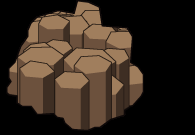
#> input picture cartoon/mod/graphics/overrides/base/decorative/big-rock/big-rock-02.png, 195 x 135 px, found by its file name; its folder holds only this picture in this run
$ python rocks.py
#> lines starting #> are read from the running program, lines starting #| are printed output that depends on the picture; after the words box and inside, x2 and y2 are one past the last pixel; in counts of white or black regions, pixels touching at a corner belong together
### cartoon/terrain/decoratives.py
"""Décorations de Nauvis (touffes d'herbe, buissons, rameaux...) redessinées en aplats.

Usage : python cartoon/terrain/decoratives.py <dossier_sortie> [famille[,famille...]|toutes] [--contour noir|teinte]
                                             [--garde PART] [--taches OPACITÉ]

Chaque fichier garde la taille et le cadrage de l'original. On lit le sprite d'origine pour savoir *où* dessiner :
son canal alpha, privé de l'ombre intégrée (pixels presque noirs), est découpé en amas ; chaque amas devient un
élément cartoon de la famille (brins, rameaux, feuilles en épée, boule de feuillage), de même emprise, posé au même
endroit. L'ombre est redessinée à plat : la silhouette de l'élément, aplatie au sol et portée vers la droite
(soleil en haut à gauche, comme les bâtiments).
Écrit base/decorative/<famille>/<fichier>.png.
"""
import math, os, sys, zlib
import cv2
import numpy as np

FACTORIO_DATA = os.environ.get("FACTORIO_DIR", "/mnt/c/Program Files (x86)/Steam/steamapps/common/Factorio") + "/data"
SS = 4                                     # dessin à 4x puis réduction
OUTLINE_BGR = (8, 8, 13)                   # noir chaud (style.OUTLINE_COLOR, en sRGB)
OUTLINE_PX = 1.2                           # épaisseur du contour dans le fichier (px), comme les icônes
SHADOW_ALPHA = 0.42
DECAL_ALPHA = 0.6                          # opacité des taches au sol : le sol transparaît [VALIDÉ]
KEEP = 0.2                                 # part des emplacements gardés dans les familles pavées (touffes) :
                                           # l'original en couvre la carte ; en aplats, une sur cinq suffit [VALIDÉ]
SHADOW_SHEAR = 0.55                        # décalage de l'ombre vers la droite, par px de hauteur
SHADOW_FLAT = 0.35                         # écrasement vertical de l'ombre


def hx(s):
    s = s.lstrip("#")
    return tuple(int(s[i:i + 2], 16) for i in (4, 2, 0))        # BGR


# teintes : (ombre, base, lumière) ; un peu plus claires et plus saturées que les sols, pour se détacher
GREEN = ("#46682a", "#69913a", "#8fb24f")
YELLOW_GREEN = ("#5f6c2a", "#86933a", "#aab452")
BROWN = ("#644a2c", "#8a6a40", "#ad8a58")
RED = ("#6e3226", "#9a4434", "#c0644a")
WHITE = ("#8a8572", "#bdb69d", "#ddd6bd")
RUST = ("#5c2f1f", "#84452b", "#a9643f")          # buisson roux
DRY_PINK = ("#7a5a4c", "#a5806a", "#c8a68c")      # buisson sec rosé
PALE = ("#8c8074", "#c4b5a6", "#e6dacb")          # buisson blanc du désert
STRAW = ("#8f6a38", "#c0924f", "#e0b876")         # paille
TRUNK = ("#5e3d1f", "#86592e", "#ad7d45")         # tronc des petits palmiers
DRY_FROND = ("#7a4a22", "#a8682f", "#cf8a45")     # palmes sèches, orangées
ROCK = ("#6b5d4c", "#8f7d66", "#b3a084")
SAND_ROCK = ("#9a7c52", "#bf9c68", "#dcbd88")
STUMP = ("#55391f", "#7a5332", "#a7784c")

# taille d'un élément (px du fichier, 64 px par case) : un amas plus grand est pavé de plusieurs éléments ;
# None = un seul élément par amas, à sa taille
UNIT = {"clump": None, "palm": None, "straw": None, "tuft": 24, "bush": None, "rock": None, "stump": None, "decal": None, "blade": None, "twig": None, "puff": None, "leaf": None}

# présence minimale du corps de l'original dans une case pour y poser un élément (familles clairsemées : plus haut)
DENSITY = {"green-carpet-grass": 0.4, "brown-carpet-grass": 0.4}

# famille : (type d'élément, teintes)
FAMILIES = {
    "green-hairy-grass": ("tuft", GREEN),
    "green-carpet-grass": ("tuft", GREEN),
    "green-small-grass": ("tuft", YELLOW_GREEN),
    "brown-hairy-grass": ("tuft", BROWN),
    "brown-carpet-grass": ("tuft", BROWN),
    "green-asterisk": ("twig", GREEN),
    "green-asterisk-mini": ("twig", GREEN),
    "brown-asterisk": ("twig", BROWN),
    "brown-asterisk-mini": ("twig", BROWN),
    "red-asterisk": ("twig", RED),
    "green-pita": ("blade", GREEN),
    "green-pita-mini": ("blade", GREEN),
    "red-pita": ("blade", RED),
    "brown-fluff": ("clump", RUST),
    "brown-fluff-dry": ("clump", DRY_PINK),
    "green-bush-mini": ("puff", GREEN),
    "garballo": ("palm", GREEN),
    "garballo-mini-dry": ("palm", DRY_FROND),
    "green-croton": ("leaf", GREEN),
    "red-croton": ("leaf", RED),
    "green-desert-bush": ("bush", YELLOW_GREEN),
    "red-desert-bush": ("straw", STRAW),
    "white-desert-bush": ("clump", PALE),
    # cailloux et souche : la silhouette de l'original, taillée en facettes
    "small-rock": ("rock", ROCK),
    "tiny-rock": ("rock", ROCK),
    "medium-rock": ("rock", ROCK),
    "medium-sand-rock": ("rock", SAND_ROCK),
    "muddy-stump": ("stump", STUMP),
    # taches au sol : la forme de l'original en aplat (teinte moyenne de l'original), bord plus sombre
    "light-mud-decal": ("decal", None),
    "dark-mud-decal": ("decal", None),
    "cracked-mud-decal": ("decal", None),
    "red-desert-decal": ("decal", None),
    "sand-decal": ("decal", None),
    "sand-dune-decal": ("decal", None),
    "lichen-decal": ("decal", None),
    "shroom-decal": ("decal", None),
    "worms-decal": ("decal", None),
}
FOLDER = {"medium-sand-rock": "sand-rock"}          # famille dont les fichiers sont rangés ailleurs


class Rng:
    def __init__(self, seed):
        self.s = (seed * 2654435761 + 12345) & 0xFFFFFFFF

    def u(self, a=0.0, b=1.0):
        self.s = (self.s * 1664525 + 1013904223) & 0xFFFFFFFF
        return a + (b - a) * (self.s >> 8) / float(1 << 24)


# --- lecture de l'original --------------------------------------------------------------------------------------

def body_mask(im):
    """Corps de la plante : pixels assez opaques et pas presque noirs (l'ombre intégrée est noire, peu opaque)."""
    return ((im[:, :, 3] > 60) & (im[:, :, :3].max(2) >= 35)).astype(np.uint8)


# [219 lines left out: functions clusters, spots, blade_poly, draw_tuft, draw_blade, draw_twig and 8 more, not called in this run]


DRAW = {"straw": draw_straw, "palm": draw_palm, "stump": draw_stump, "rock": draw_rock, "tuft": draw_tuft, "bush": draw_bush, "blade": draw_blade, "twig": draw_twig, "puff": draw_puff, "leaf": draw_leaf}


# --- composition ------------------------------------------------------------------------------------------------

# [170 lines left out: functions render, paint_lobes, outlined, render_clump, render_decal, not called in this run]


def folder_of(family):
    return os.path.join("base/graphics/decorative", FOLDER.get(family, family))


def files_of(family):
    d = os.path.join(FACTORIO_DATA, folder_of(family))
    return sorted(f for f in os.listdir(d) if f.endswith(".png") and f.startswith(family))


# [13 lines left out: function build_family, not called in this run]


# [14 lines that do not run on import are left out]

### cartoon/terrain/rocks.py
"""Gros rochers de Nauvis (entités `simple-entity`) en blocs à facettes, et poissons.

Usage : python cartoon/terrain/rocks.py <dossier_sortie> [famille[,famille...]|toutes]
        famille = big-rock, huge-rock, big-sand-rock, fish

Comme les buissons et les arbres, on lit l'image d'origine pour savoir *où* dessiner :
- silhouette : le corps de l'original (alpha > 200 : son ombre intégrée est moins opaque), en pans droits ;
- blocs : des prismes posés sur la silhouette, de l'arrière vers l'avant (colonnes hexagonales hautes pour les
  rochers bruns, comme les colonnes de l'original ; gros blocs à 8 pans, bas, pour le grès du désert) ; dessus
  clair, faces gauche et avant moyennes, face droite sombre ; trait fin entre les blocs, contour noir chaud sur
  la silhouette ; leur sommet ne dépasse pas le haut de la silhouette d'origine ;
- ombre : celle de l'original, en aplat noir semi-transparent.
Essayés et écartés : facettes de Voronoï ou zones de lumière de l'original tirées en trois tons (taches de
camouflage, aucun volume de rocher).
Poissons : l'original est une ombre floue sous l'eau ; on y met une silhouette de poisson nette, même teinte et
même opacité, sans contour.
Les fichiers gardent la taille et le cadrage de l'original. Écrit base/decorative/<dossier>/ et base/entity/fish/.
"""
import os
import sys
import zlib

import cv2
import numpy as np

sys.path.insert(0, os.path.dirname(__file__))
from decoratives import FACTORIO_DATA, OUTLINE_BGR, OUTLINE_PX, SHADOW_ALPHA, SS, Rng, hx  # noqa: E402

ROCK = ("#3e2e23", "#6c513d", "#a07e5d")            # gros rochers : brun-roux de l'original, éclairci
SAND = ("#4d4430", "#7a6b44", "#a6955f")            # grès du désert

# famille : (dossier, tons, demi-largeur d'un bloc en part de la taille du rocher, hauteur des blocs, pans)
FAMILIES = {
    "big-rock": ("big-rock", ROCK, 0.16, 1.8, 6),
    "huge-rock": ("huge-rock", ROCK, 0.14, 2.2, 6),
    "big-sand-rock": ("sand-rock", SAND, 0.3, 1.0, 8),
}
LINE_PX = 0.55                                      # trait entre les blocs (px du fichier)


def silhouette(orig):
    """Masque du rocher (sans ombre), trous bouchés, à SS fois la taille, bord en pans droits."""
    body = (orig[:, :, 3] > 200).astype(np.uint8)
    body = cv2.morphologyEx(body, cv2.MORPH_CLOSE, np.ones((3, 3), np.uint8))
    body = cv2.morphologyEx(body, cv2.MORPH_OPEN, np.ones((2, 2), np.uint8))
    h, w = body.shape
    cs, _ = cv2.findContours(body, cv2.RETR_EXTERNAL, cv2.CHAIN_APPROX_NONE)
    m = np.zeros((h * SS, w * SS), np.uint8)
    for c in cs:
        if cv2.contourArea(c) < 12:
            continue
        p = cv2.approxPolyDP(c, 1.2, True).astype(np.float32) * SS + SS / 2
        cv2.fillPoly(m, [np.round(p).astype(np.int32)], 1)
    return m


def blocks(m, size, height, sides, rng):
    """Blocs prismatiques posés sur la silhouette `m`, de l'arrière vers l'avant. Renvoie (ton, trait) : ton par
    pixel (-1 hors des blocs, 0 sombre, 1 moyen, 2 clair) et masque du trait qui entoure chaque bloc."""
    h, w = m.shape
    ys, xs = np.nonzero(m)
    x0, x1, y0, y1 = xs.min(), xs.max(), ys.min(), ys.max()
    r = max(x1 - x0, y1 - y0) * size
    top_of = np.full(w, h, np.int32)                     # haut de la silhouette, par colonne
    any_col = m.any(0)
    top_of[any_col] = m[:, any_col].argmax(0)
    tone = np.full((h, w), -1, np.int32)
    line = np.zeros((h, w), np.uint8)
    lw = max(1, int(round(LINE_PX * SS)))
    step = r * 1.15
    bases = []                                           # pieds des blocs : quinconce dans la silhouette
    y, row = y0 + r * 0.6, 0
    while y < y1:
        x = x0 + (step / 2 if row % 2 else 0) + rng.u(-0.2, 0.2) * step
        while x < x1:
            cx, cy = x + rng.u(-0.2, 0.2) * step, y + rng.u(-0.15, 0.15) * step
            if 0 <= int(cy) < h and 0 <= int(cx) < w and m[int(cy), int(cx)]:
                bases.append((cx, cy))
            x += step
        y += step * 0.5
        row += 1
    for cx, cy in sorted(bases, key=lambda b: b[1]):
        rx = r * rng.u(0.7, 1.3)
        ry = rx * 0.5
        ytop = max(cy - r * height * rng.u(0.5, 1.6), top_of[int(np.clip(cx, 0, w - 1))] + ry)
        ytop = min(ytop, cy - ry * 0.3)
        ang = np.arange(sides) * 2 * np.pi / sides + rng.u(-0.25, 0.25)
        k = np.array([rng.u(0.85, 1.1) for _ in ang])
        top = np.stack([cx + np.cos(ang) * rx * k, ytop + np.sin(ang) * ry * k], 1)
        d = np.array([0, cy + ry - ytop])
        faces = []
        for i in range(sides):                           # faces latérales tournées vers l'avant
            a, b = top[i], top[(i + 1) % sides]
            mid = ang[i] + np.pi / sides
            if np.sin(mid) > 0:
                faces.append((np.array([b, a, a + d, b + d]), 0 if np.cos(mid) > 0.35 else 1))
        faces.append((top, 2))
        full = np.zeros((h, w), np.uint8)
        for poly, _ in faces:
            cv2.fillPoly(full, [np.round(poly).astype(np.int32)], 1)
        line[full > 0] = 0                               # le bloc cache les traits de ceux de derrière
        tone[full > 0] = 1
        for poly, t in faces:
            mk = np.zeros((h, w), np.uint8)
            cv2.fillPoly(mk, [np.round(poly).astype(np.int32)], 1)
            tone[mk > 0] = t
        cs, _ = cv2.findContours(full, cv2.RETR_EXTERNAL, cv2.CHAIN_APPROX_NONE)
        cv2.drawContours(line, cs, -1, 1, lw)
    return tone, line


def render(orig, tones, size, height, sides, seed):
    h, w = orig.shape[:2]
    sil = silhouette(orig)
    if sil.sum() == 0:
        return np.zeros_like(orig)
    tone, line = blocks(sil, size, height, sides, Rng(seed))
    inside = (tone >= 0) & (cv2.dilate(sil, np.ones((2 * SS + 1, 2 * SS + 1), np.uint8)) > 0)
    cols = [hx(t) for t in tones]
    color = np.zeros((h * SS, w * SS, 3), np.float32)
    for t in range(3):
        color[tone == t] = cols[t]
    color[(line > 0) & inside] = np.array(cols[0]) * 0.55
    thick = max(1, int(round(OUTLINE_PX * SS)))
    disk = cv2.getStructuringElement(cv2.MORPH_ELLIPSE, (2 * thick + 1, 2 * thick + 1))
    out = (cv2.dilate(inside.astype(np.uint8), disk) > 0) & ~inside
    color[out] = OUTLINE_BGR
    alpha = (inside | out).astype(np.float32)
    a0 = cv2.resize(orig[:, :, 3], (w * SS, h * SS), interpolation=cv2.INTER_LINEAR)
    sh = (cv2.GaussianBlur((a0 > 40).astype(np.float32), (0, 0), SS) > 0.5) & (alpha == 0)
    rgba = np.zeros((h * SS, w * SS, 4), np.float32)
    rgba[..., :3] = color * alpha[..., None]
    rgba[..., 3] = alpha * 255
    rgba[sh, 3] = SHADOW_ALPHA * 255
    small = cv2.resize(rgba, (w, h), interpolation=cv2.INTER_AREA)
    a = np.clip(small[..., 3:4] / 255.0, 1e-6, 1)
    return np.dstack([np.clip(small[..., :3] / a, 0, 255), small[..., 3:4]]).astype(np.uint8)


# [23 lines left out: function render_fish, not called in this run]


def write(out, rel, im):
    path = os.path.join(out, rel)
    os.makedirs(os.path.dirname(path), exist_ok=True)
    cv2.imwrite(path, im)


def build(family, out):
#> called with family = 'big-rock', out = 'rocks_out'
    if family == "fish":
        for f in ("fish-1.png", "fish-2.png"):
            orig = cv2.imread(os.path.join(FACTORIO_DATA, "base/graphics/entity/fish", f), cv2.IMREAD_UNCHANGED)
            write(out, os.path.join("base/entity/fish", f), render_fish(orig))
        return
    folder, tones, size, height, sides = FAMILIES[family]
    d = os.path.join(FACTORIO_DATA, "base/graphics/decorative", folder)
    for f in sorted(f for f in os.listdir(d) if f.endswith(".png") and f.startswith(family)):
        orig = cv2.imread(os.path.join(d, f), cv2.IMREAD_UNCHANGED)
#> orig is the input picture: shape (135, 195, 4); mean B, G, R, A 30.4, 40.7, 52.9, 128.2
        write(out, os.path.join("base/decorative", folder, f),
              render(orig, tones, size, height, sides, zlib.crc32(f.encode())))
#> in silhouette, `body = (orig[:, :, 3] > 200).astype(np.uint8)`: body: shape (135, 195); values 0 (black) and 1 (white), 46.7% white; 1 white region, box (x1, y1, x2, y2) and area: (6, 0, 144, 131) 12305
#> in silhouette, `body = cv2.morphologyEx(body, cv2.MORPH_CLOSE, np.ones((3, 3), np.uint..`: body: shape (135, 195); values 0 (black) and 1 (white), 46.8% white; 1 white region, box (x1, y1, x2, y2) and area: (6, 0, 144, 131) 12310
#> in silhouette, `body = cv2.morphologyEx(body, cv2.MORPH_OPEN, np.ones((2, 2), np.uint8))`:
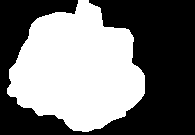
#> body: shape (135, 195); values 0 (black) and 1 (white), 46.8% white; 1 white region
#> in silhouette, `cs, _ = cv2.findContours(body, cv2.RETR_EXTERNAL, cv2.CHAIN_APPROX_NONE)`: cs = 1 contour; box (x1, y1, x2, y2) and area: (7, 0, 145, 132) 12115
#> the loop in silhouette, `for c in cs:` made 1 pass
#> after the loop in silhouette, `for c in cs:`:
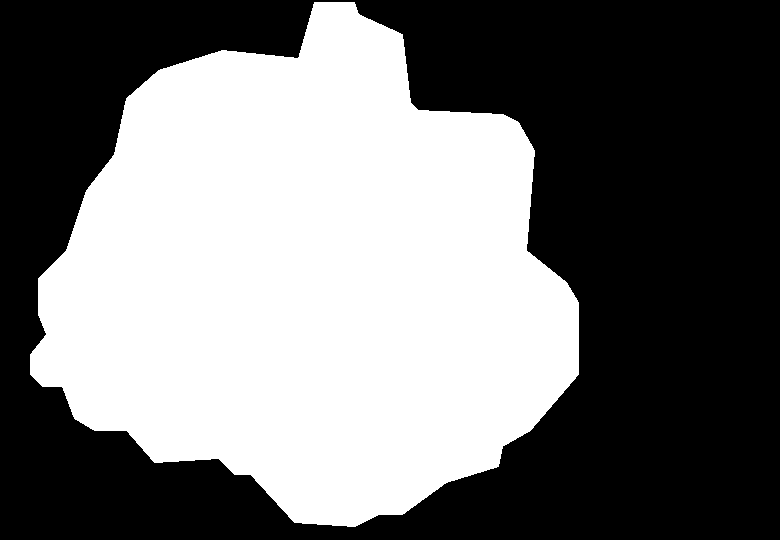
#> m: shape (540, 780); values 0 (black) and 1 (white), 46.2% white; 1 white region, box (x1, y1, x2, y2) and area: (30, 2, 579, 527) 194539
#> in blocks, `x0, x1, y0, y1 = xs.min(), xs.max(), ys.min(), ys.max()`: x0 = 30; x1 = 578; y0 = 2; y1 = 526
#> in blocks, `r = max(x1 - x0, y1 - y0) * size`: r = 87.68
#> in blocks, `top_of = np.full(w, h, np.int32)`: top_of = 780 values from 540 to 540
#> in blocks, `tone = np.full((h, w), -1, np.int32)`: tone: shape (540, 780) int32; every value is -1
#> in blocks, `line = np.zeros((h, w), np.uint8)`: line: shape (540, 780); every value is 0
#> in blocks, `step = r * 1.15`: step = 100.8
#> in blocks, `y, row = y0 + r * 0.6, 0`: y = 54.61; row = 0
#> the loop in blocks, `while y < y1:` made 10 passes
#> y on passes 1 to 10: 105, 155.4, 205.9, 256.3, 306.7, 357.1, 407.5, 457.9, 508.4, 558.8
#> after the loop in blocks, `while y < y1:`: bases = 38 pairs, first value 78.41 to 535.2, second value 66.82 to 518.1; row = 10; y = 558.8
#> the loop in blocks, `for cx, cy in sorted(bases, key=lambda b: b[1]):` made 38 passes
#> (cx, cy, rx, ry, ytop, ang, k) on passes 1 to 5: (315.6, 66.82, 80.85, 40.42, 42.42, [0.0358, 1.08, 2.13, 3.18, 4.22, 5.27], [1.05, 0.989, 1.05, 0.868, 1.1, 0.948]), (228.8, 67.35, 103.5, 51.77, 51.82, [0.163, 1.21, 2.26, 3.3, 4.35, 5.4], [0.935, 1.08, 0.874, 1.07, 0.899, 1]), (155.2, 89.91, 62.04, 31.02, 80.61, [-0.229, 0.819, 1.87, 2.91, 3.96, 5.01], [0.946, 1, 0.905, 0.855, 0.955, 0.896]), (379.1, 90.16, 97.19, 48.59, 72.59, [0.218, 1.27, 2.31, 3.36, 4.41, 5.45], [1.06, 0.95, 0.907, 0.924, 1, 0.963]), (287.9, 101.4, 93.13, 46.56, 87.43, [0.151, 1.2, 2.24, 3.29, 4.34, 5.39], [1.07, 1.03, 0.853, 0.857, 1.06, 1])
#> (cx, cy) on passes 33 to 38: (355.7, 418.2), (146.4, 443.3), (418.1, 470.2), (337, 472.8), (378.1, 502.9), (292, 518.1)
#> after the loop in blocks, `for cx, cy in sorted(bases, key=lambda b: b[1]):`: full: shape (540, 780); values 0 (black) and 1 (white), 8% white; 1 white region, box (x1, y1, x2, y2) and area: (221, 294, 363, 540) 33543
#> after the loop in blocks, `for cx, cy in sorted(bases, key=lambda b: b[1]):`:
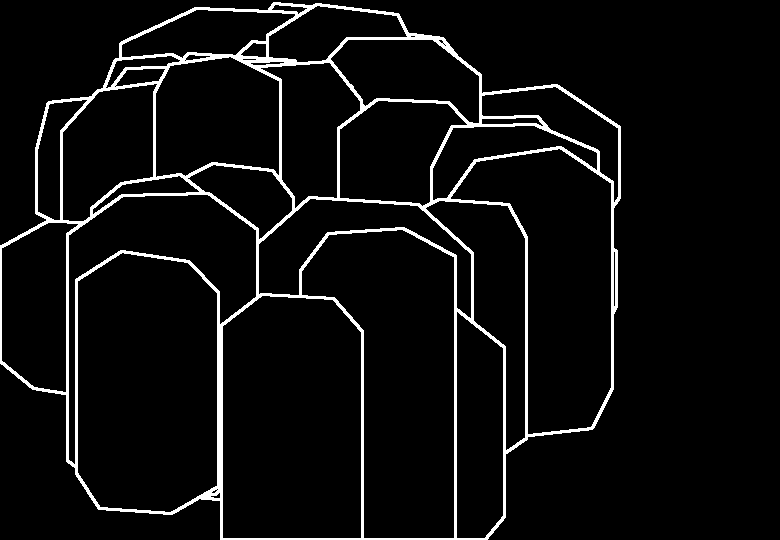
#> line: shape (540, 780); values 0 (black) and 1 (white), 5.5% white; 1 white region, box (x1, y1, x2, y2) and area: (0, 2, 621, 540) 23030
#> after the loop in blocks, `for cx, cy in sorted(bases, key=lambda b: b[1]):`: mk: shape (540, 780); values 0 (black) and 1 (white), 1.8% white; 1 white region, box (x1, y1, x2, y2) and area: (221, 294, 363, 366) 7443
#> after the loop in blocks, `for cx, cy in sorted(bases, key=lambda b: b[1]):`:
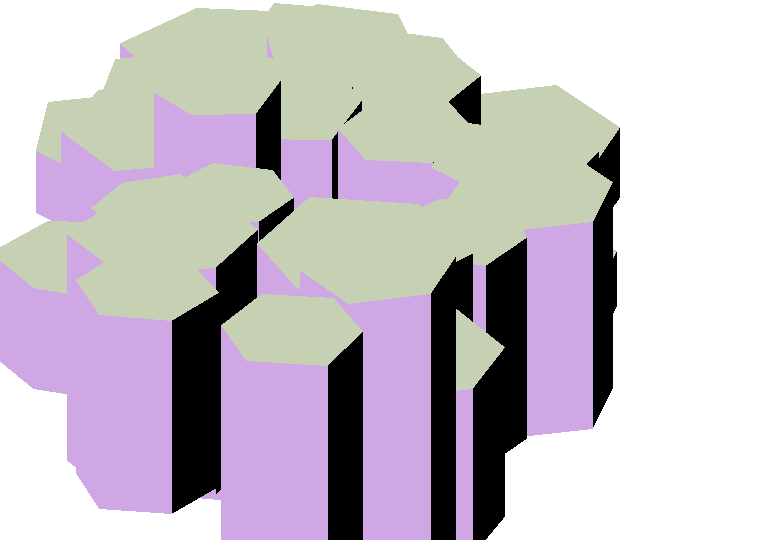
#> tone: shape (540, 780) int32; 4 distinct labels, from -1 to 2; one colour per label, 0 black, -1 white
#> in render, `inside = (tone >= 0) & (cv2.dilate(sil, np.ones((2 * SS + 1, 2 * SS + ..`: inside: shape (540, 780) bool; 48.2% white; 1 white region, box (x1, y1, x2, y2) and area: (26, 4, 583, 531) 202858
#> in render, `color = np.zeros((h * SS, w * SS, 3), np.float32)`: color: shape (540, 780, 3) float32; every value is 0
#> in render, `color[(line > 0) & inside] = np.array(cols[0]) * 0.55`: color: shape (540, 780, 3) float32; mean of channels 0, 1, 2 42.9, 57.5, 74.9
#> in render, `out = (cv2.dilate(inside.astype(np.uint8), disk) > 0) & ~inside`: out: shape (540, 780) bool; 2.2% white; 1 white region, box (x1, y1, x2, y2) and area: (21, 0, 588, 536) 9244
#> in render, `color[out] = OUTLINE_BGR`:
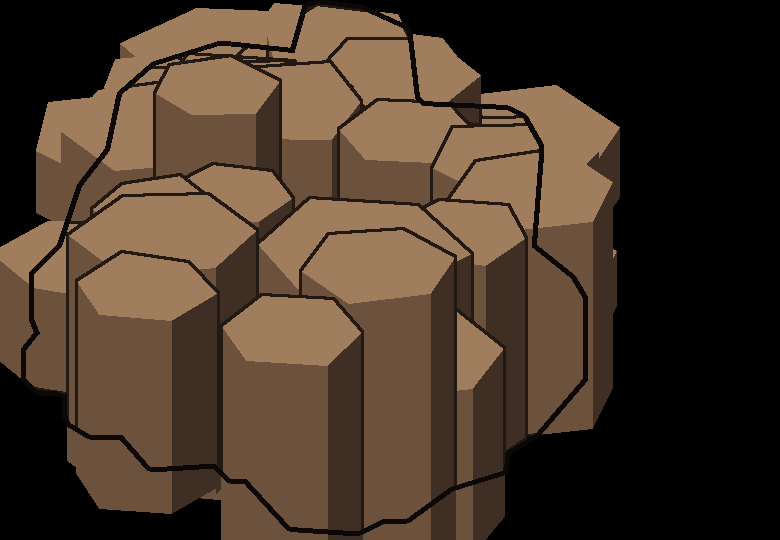
#> color: shape (540, 780, 3) float32; mean of channels 0, 1, 2 41.7, 55.8, 72.7; drawn as B, G, R
#> in render, `alpha = (inside | out).astype(np.float32)`: alpha: shape (540, 780) float32; values 0 (black) and 1 (white), 50.4% white; 1 black region, box (x1, y1, x2, y2) and area: (0, 0, 780, 540) 209098
#> in render, `sh = (cv2.GaussianBlur((a0 > 40).astype(np.float32), (0, 0), SS) > 0.5..`: sh: shape (540, 780) bool; 6.4% white; 17 white regions (8 under 20 px), largest, box (x1, y1, x2, y2) and area: (517, 306, 778, 451) 21773, (537, 193, 593, 264) 3032, (11, 214, 67, 414) 1767
#> in render, `rgba = np.zeros((h * SS, w * SS, 4), np.float32)`: rgba: shape (540, 780, 4) float32; every value is 0
#> in render, `rgba[sh, 3] = SHADOW_ALPHA * 255`:
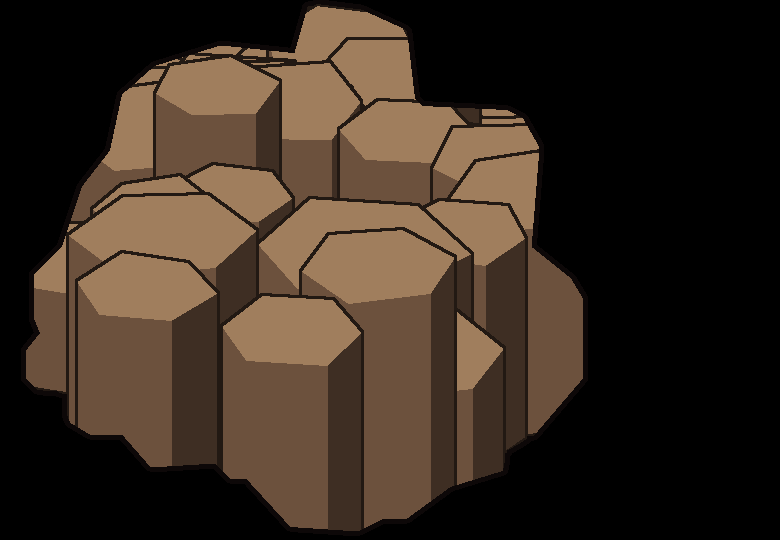
#> rgba: shape (540, 780, 4) float32; mean of channels 0, 1, 2, 3 32.4, 43.4, 56.5, 135.7; drawn as B, G, R
#> in render, `a = np.clip(small[..., 3:4] / 255.0, 1e-6, 1)`:
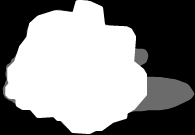
#> a: shape (135, 195, 1) float32; min 1e-06, max 1, mean 0.53


if __name__ == "__main__":
    out = sys.argv[1] if len(sys.argv) > 1 else "rocks_out"
    which = sys.argv[2] if len(sys.argv) > 2 else "toutes"
    for fam in ([*FAMILIES, "fish"] if which == "toutes" else which.split(",")):
#> (the run stopped early here; a loop or call above may not have finished)
